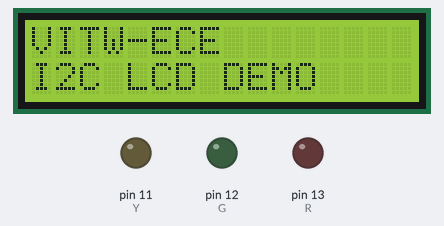
This sketch was run on a simulated Arduino Uno, built with avr-gcc and run on an emulated ATmega328P. Shown: 16×2 character LCD, output pins drawn as LEDs (lit = HIGH).

Above: at 0.1 s.
At 2.1 s:
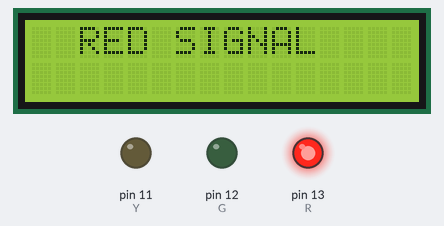
At 4.2 s:
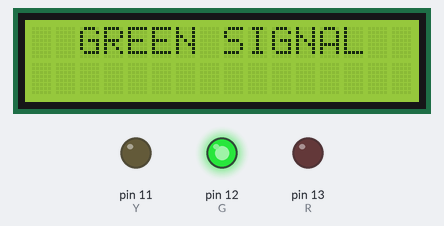
At 6.2 s:
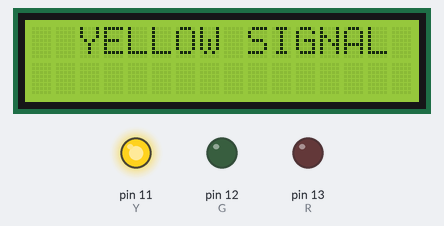
Timing chart, 0 to 39.9 s (numbered marks = the images above):
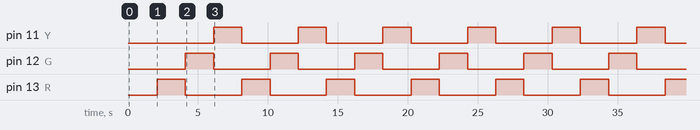

Measured:
- by itself, pin 11 (Y), pin 12 (G), pin 13 (R): alternates HIGH for 2.0 s and LOW for 4.0 s
- by itself, everything shown: repeats every 6.0 s, in 4 steps
- what the display in image 1 shows lasts 2.0 s, from 2.1 s to 4.1 s

The sketch:

I2C_LED_USING_TRAFFIC_LIGHTS.ino
```cpp
#include<SoftwareSerial.h>
#include<Wire.h>
#include<LiquidCrystal_I2C.h>
LiquidCrystal_I2C lcd(0x27, 16,2);
int R=13;
int G=12;
int Y=11;
void setup() {
  // put your setup code here, to run once:
  lcd.init();

lcd.backlight();
lcd.setCursor(0,0);
lcd.print("VITW-ECE");
lcd.setCursor(0,1);
lcd.print("I2C LCD DEMO");
delay(2000);
lcd.clear();
pinMode(R,OUTPUT);
pinMode(G,OUTPUT);
pinMode(Y,OUTPUT);
}

void loop() {
  // put your main code here, to run repeatedly:
digitalWrite(R,HIGH);
digitalWrite(G,LOW);
digitalWrite(Y,LOW);
lcd.print("  RED SIGNAL ");
delay(2000);
lcd.clear();

digitalWrite(R,LOW);
digitalWrite(G,HIGH);
digitalWrite(Y,LOW);
lcd.print("  GREEN SIGNAL ");
delay(2000);
lcd.clear();


digitalWrite(R,LOW);
digitalWrite(G,LOW);
digitalWrite(Y,HIGH);
lcd.print("  YELLOW SIGNAL ");
delay(2000);
lcd.clear();
}
```
